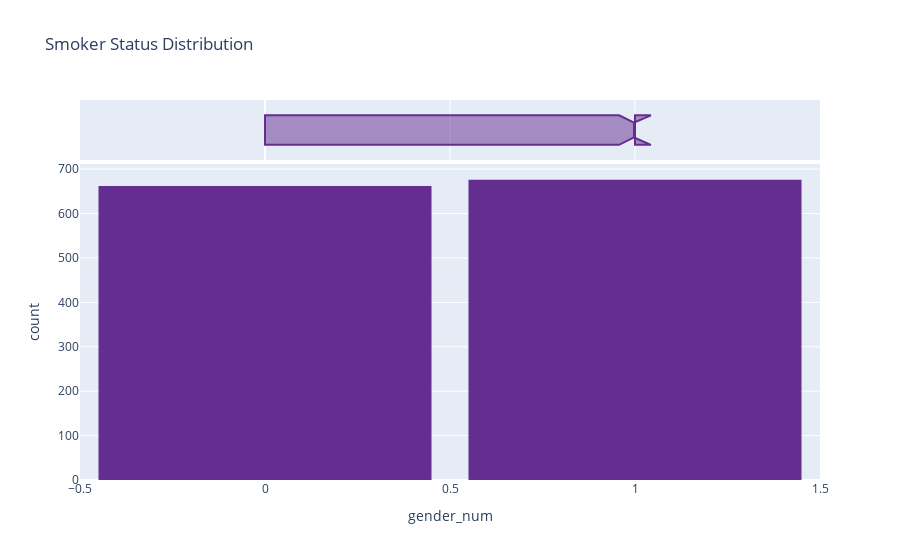

The notebook cell this image was saved under:
### Code cell
#lets check the distribution of the'smoker_status' column
fig = px.histogram(df_insurance_n, x='gender_num', title='Smoker Status Distribution', marginal='box',color_discrete_sequence=["#642E91"])
fig.update_layout(bargap=0.1)

### Figure 1 — Plotly figure (JSON) as saved in the notebook; plotly's stock layout.template omitted (floating-point values rounded to 4 significant figures; data arrays with more than 128 entries replaced by an {"elided": "..."} marker saying what was removed)
{"data": [{"alignmentgroup": "True", "bingroup": "x", "hovertemplate": "gender_num=%{x}<br>count=%{y}<extra></extra>", "legendgroup": "", "marker": {"color": "#642E91", "pattern": {"shape": ""}}, "name": "", "offsetgroup": "", "orientation": "v", "showlegend": false, "type": "histogram", "x": {"elided": "1338 int values"}, "xaxis": "x", "yaxis": "y"}, {"alignmentgroup": "True", "hovertemplate": "gender_num=%{x}<extra></extra>", "legendgroup": "", "marker": {"color": "#642E91"}, "name": "", "notched": true, "offsetgroup": "", "showlegend": false, "type": "box", "x": {"elided": "1338 int values"}, "xaxis": "x2", "yaxis": "y2"}], "layout": {"bargap": 0.1, "barmode": "relative", "legend": {"tracegroupgap": 0}, "title": {"text": "Smoker Status Distribution"}, "xaxis": {"anchor": "y", "domain": [0, 1], "title": {"text": "gender_num"}}, "xaxis2": {"anchor": "y2", "domain": [0, 1], "matches": "x", "showgrid": true, "showticklabels": false}, "yaxis": {"anchor": "x", "domain": [0, 0.8316], "title": {"text": "count"}}, "yaxis2": {"anchor": "x2", "domain": [0.8416, 1], "matches": "y2", "showgrid": false, "showline": false, "showticklabels": false, "ticks": ""}}}
